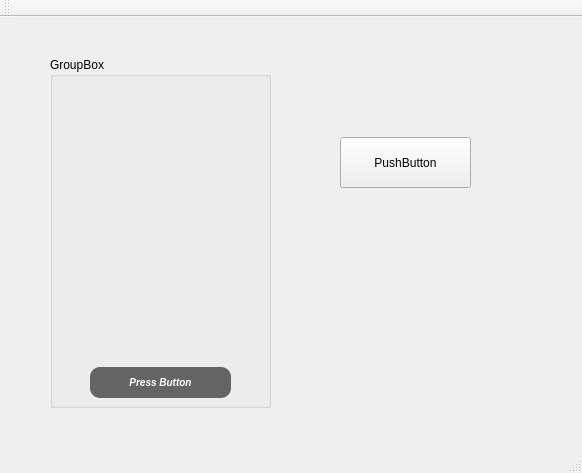
<?xml version="1.0" encoding="UTF-8"?>
<ui version="4.0">
 <class>MainWindow</class>
 <widget class="QMainWindow" name="MainWindow">
  <property name="geometry">
   <rect>
    <x>0</x>
    <y>0</y>
    <width>582</width>
    <height>473</height>
   </rect>
  </property>
  <property name="windowTitle">
   <string>MainWindow</string>
  </property>
  <property name="styleSheet">
   <string notr="true">#push_button
{
	border-radius: 15px;
	padding: 2px;
	background-color: rgba(0, 222, 255, 110);
	font: bold italic 20px;
	color: white;
}
#push_button:pressed
{
	border-radius: 15px;
	padding: 2px;
	background-color: rgba(0, 222, 255, 110);
	font: bold italic 20px;
	color: black;
}</string>
  </property>
  <widget class="QWidget" name="centralWidget">
   <widget class="QGroupBox" name="groupBox">
    <property name="geometry">
     <rect>
      <x>50</x>
      <y>40</y>
      <width>221</width>
      <height>351</height>
     </rect>
    </property>
    <property name="styleSheet">
     <string notr="true">#groubbox
{
	background-image
}</string>
    </property>
    <property name="title">
     <string>GroupBox</string>
    </property>
    <widget class="QLabel" name="label">
     <property name="geometry">
      <rect>
       <x>20</x>
       <y>30</y>
       <width>191</width>
       <height>261</height>
      </rect>
     </property>
     <property name="sizePolicy">
      <sizepolicy hsizetype="Fixed" vsizetype="Fixed">
       <horstretch>0</horstretch>
       <verstretch>0</verstretch>
      </sizepolicy>
     </property>
     <property name="minimumSize">
      <size>
       <width>48</width>
       <height>48</height>
      </size>
     </property>
     <property name="text">
      <string/>
     </property>
     <property name="pixmap">
      <pixmap resource="ui_img.qrc">:/new/ui_img/images/dog.png</pixmap>
     </property>
    </widget>
    <widget class="QPushButton" name="pushButton">
     <property name="geometry">
      <rect>
       <x>40</x>
       <y>310</y>
       <width>141</width>
       <height>31</height>
      </rect>
     </property>
     <property name="styleSheet">
      <string notr="true">#pushButton
{
	border-radius: 10px;
	padding: 2px; 
	background-color: rgb(100,100,100);
	font: bold italic 10px;
	color: white;
	
}
#pushButton:pressed
{
	border-radius: 10px;
	padding: 2px;
	background-image: url(:images/dog.png);
	font: bold italic 10px;
	color: black;
}</string>
     </property>
     <property name="text">
      <string>Press Button</string>
     </property>
    </widget>
   </widget>
   <widget class="QPushButton" name="pushButton_2">
    <property name="geometry">
     <rect>
      <x>340</x>
      <y>120</y>
      <width>131</width>
      <height>51</height>
     </rect>
    </property>
    <property name="sizePolicy">
     <sizepolicy hsizetype="Fixed" vsizetype="Fixed">
      <horstretch>0</horstretch>
      <verstretch>0</verstretch>
     </sizepolicy>
    </property>
    <property name="minimumSize">
     <size>
      <width>30</width>
      <height>30</height>
     </size>
    </property>
    <property name="styleSheet">
     <string notr="true">#pushButton_2
{
	border-image: url(:/new/ui_img/images/dog.png);
	
}
#pushButton_2:pressed
{
	border-radius: 10px;
	padding: 2px;
	background-image: url(:images/dog.png);
	font: bold italic 10px;
	color: white;
}</string>
    </property>
    <property name="text">
     <string>PushButton</string>
    </property>
   </widget>
  </widget>
  <widget class="QMenuBar" name="menuBar">
   <property name="geometry">
    <rect>
     <x>0</x>
     <y>0</y>
     <width>582</width>
     <height>22</height>
    </rect>
   </property>
  </widget>
  <widget class="QToolBar" name="mainToolBar">
   <attribute name="toolBarArea">
    <enum>TopToolBarArea</enum>
   </attribute>
   <attribute name="toolBarBreak">
    <bool>false</bool>
   </attribute>
  </widget>
  <widget class="QStatusBar" name="statusBar"/>
 </widget>
 <layoutdefault spacing="6" margin="11"/>
 <resources>
  <include location="ui_img.qrc"/>
 </resources>
 <connections/>
</ui>
